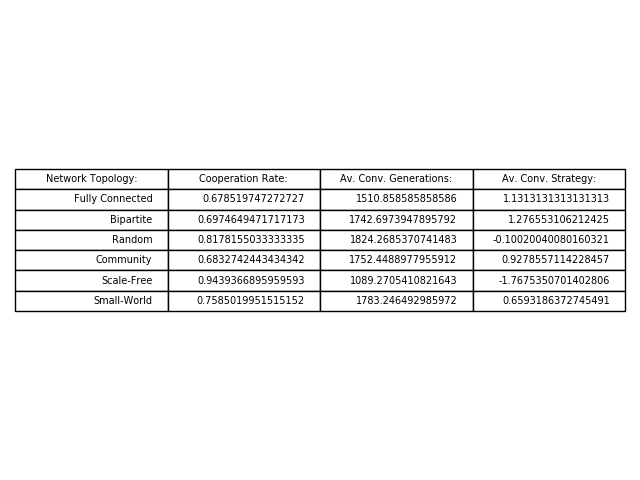

Here is the Python script that generated this plot:
import numpy as np
import pandas as pd
import matplotlib.pyplot as plt

fig, ax = plt.subplots()

fig.patch.set_visible(False)
ax.axis('off')
ax.axis('tight')

data = np.array([["Fully Connected", "0.678519747272727", "1510.858585858586", "1.1313131313131313"],
                 ["Bipartite", "0.6974649471717173", "1742.6973947895792", "1.276553106212425"],
                 ["Random", "0.8178155033333335", "1824.2685370741483", "-0.10020040080160321"],
                 ["Community", "0.6832742443434342", "1752.4488977955912", "0.9278557114228457"],
                 ["Scale-Free", "0.9439366895959593", "1089.2705410821643", "-1.7675350701402806"],
                 ["Small-World", "0.7585019951515152", "1783.246492985972", "0.6593186372745491"]])
df = pd.DataFrame(data, columns=["Network Topology:", "Cooperation Rate:", "Av. Conv. Generations:", "Av. Conv. Strategy:"])

ax.table(cellText=df.values, colLabels=df.columns, loc='center')

fig.tight_layout()

plt.savefig('graphs/general/coop_table')